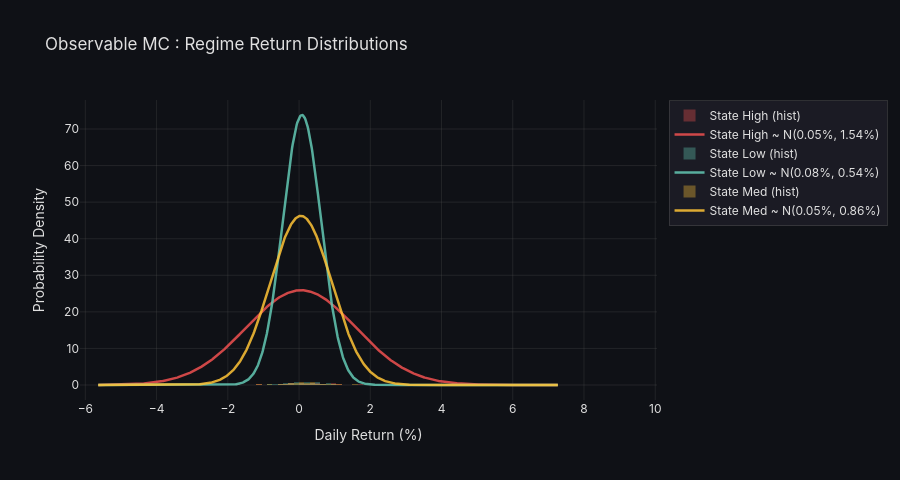

Notebook cell for this chart:
### Code cell
# Regime statistics for observable MC
ret_arr  = df_train["Returns"].values
lab_arr  = df_train["VolRegime"].values

stats_df = regime_statistics(ret_arr, lab_arr)
print(stats_df.to_string(index=False))

fig = plot_regime_distributions(df_train, "VolRegime", 
                                 title="Observable MC : Regime Return Distributions")
fig.show()

### Figure 1 — Plotly figure (JSON) as saved in the notebook; plotly's stock layout.template omitted (floating-point values rounded to 4 significant figures; data arrays with more than 128 entries replaced by an {"elided": "..."} marker saying what was removed)
{"data": [{"histnorm": "probability density", "hovertemplate": "State High<br>Return: %{x:.2f}%<br>Density: %{y:.2f}<extra></extra>", "marker": {"color": "rgba(240,  80,  80, 0.35)"}, "name": "State High (hist)", "showlegend": true, "type": "histogram", "x": {"elided": "151 float values"}, "xbins": {"size": 0.15}}, {"line": {"color": "rgba(240,  80,  80, 0.85)", "width": 2.5}, "mode": "lines", "name": "State High ~ N(0.05%, 1.54%)", "type": "scatter", "x": {"elided": "800 float values"}, "y": {"elided": "800 float values"}}, {"histnorm": "probability density", "hovertemplate": "State Low<br>Return: %{x:.2f}%<br>Density: %{y:.2f}<extra></extra>", "marker": {"color": "rgba(99,  200, 180, 0.35)"}, "name": "State Low (hist)", "showlegend": true, "type": "histogram", "x": {"elided": "140 float values"}, "xbins": {"size": 0.15}}, {"line": {"color": "rgba(99,  200, 180, 0.85)", "width": 2.5}, "mode": "lines", "name": "State Low ~ N(0.08%, 0.54%)", "type": "scatter", "x": {"elided": "800 float values"}, "y": {"elided": "800 float values"}}, {"histnorm": "probability density", "hovertemplate": "State Med<br>Return: %{x:.2f}%<br>Density: %{y:.2f}<extra></extra>", "marker": {"color": "rgba(255, 195,  55, 0.35)"}, "name": "State Med (hist)", "showlegend": true, "type": "histogram", "x": [-2.292, -0.5224, 1.114, 0.05877, -0.508, 0.5209, 0.1476, 0.04084, -0.297, 0.2857, 0.3957, -0.1451, 0.3999, -0.8999, 0.04219, -0.183, -1.98, 0.4212, -0.2156, 1.202, 2.456, 0.7702, 0.4322, 0.09524, -0.3111, 0.04857, -0.6451, 0.03387, 0.6193, 0.1791, 0.04637, 0.619, -3.026, -0.03072, 1.194, 0.597, 1.105, 0.006659, 0.5353, -0.5336, 0.6686, 0.4046, 0.347, -0.9196, 0.6768, 0.07605, -0.3227, 1.05, -0.004928, 0.2932, -1.725, -0.4561, -0.4986, -1.609, 1.549, 0.5654, -0.2856, 0.3967, -1.124, 0.9469, -0.8582, -0.01508, -0.2351, 0.9829, 1.099, 1.059, 0.3417, 0.009301, -0.2344, -0.02176, -0.544, -0.402, 1.524, -0.4411, 0.4178, 0.2276, 0.3535, -2.74, 1.523, -0.1222, 0.443, -0.6834, 0.566, 1.035, -0.001494, -0.5213, 0.5913, 0.8139, 0.2652, 0.04802, 0.0984, 1.548, 0.2287, 0.05561, -1.673, -0.01638, -0.936, -0.8433, 0.3856, 0.1898, -0.3009, -0.08634, 0.661, 0.2324, -1.081, -0.1512, -0.2736, -1.106, 0.7523, 0.9023, 1.148, 0.521, 0.3976, -0.8491], "xbins": {"size": 0.15}}, {"line": {"color": "rgba(255, 195,  55, 0.85)", "width": 2.5}, "mode": "lines", "name": "State Med ~ N(0.05%, 0.86%)", "type": "scatter", "x": {"elided": "800 float values"}, "y": {"elided": "800 float values"}}], "layout": {"barmode": "overlay", "font": {"color": "#e0e0e0", "family": "Inter, Arial, sans-serif"}, "height": 480, "legend": {"bgcolor": "rgba(30,30,40,0.8)", "bordercolor": "rgba(80,80,80,0.5)", "borderwidth": 1}, "paper_bgcolor": "rgba(15,17,22,1)", "plot_bgcolor": "rgba(15,17,22,1)", "title": {"text": "Observable MC : Regime Return Distributions"}, "xaxis": {"gridcolor": "rgba(80,80,80,0.3)", "showgrid": true, "title": {"text": "Daily Return (%)"}, "zeroline": false}, "yaxis": {"gridcolor": "rgba(80,80,80,0.3)", "showgrid": true, "title": {"text": "Probability Density"}, "zeroline": false}}}
